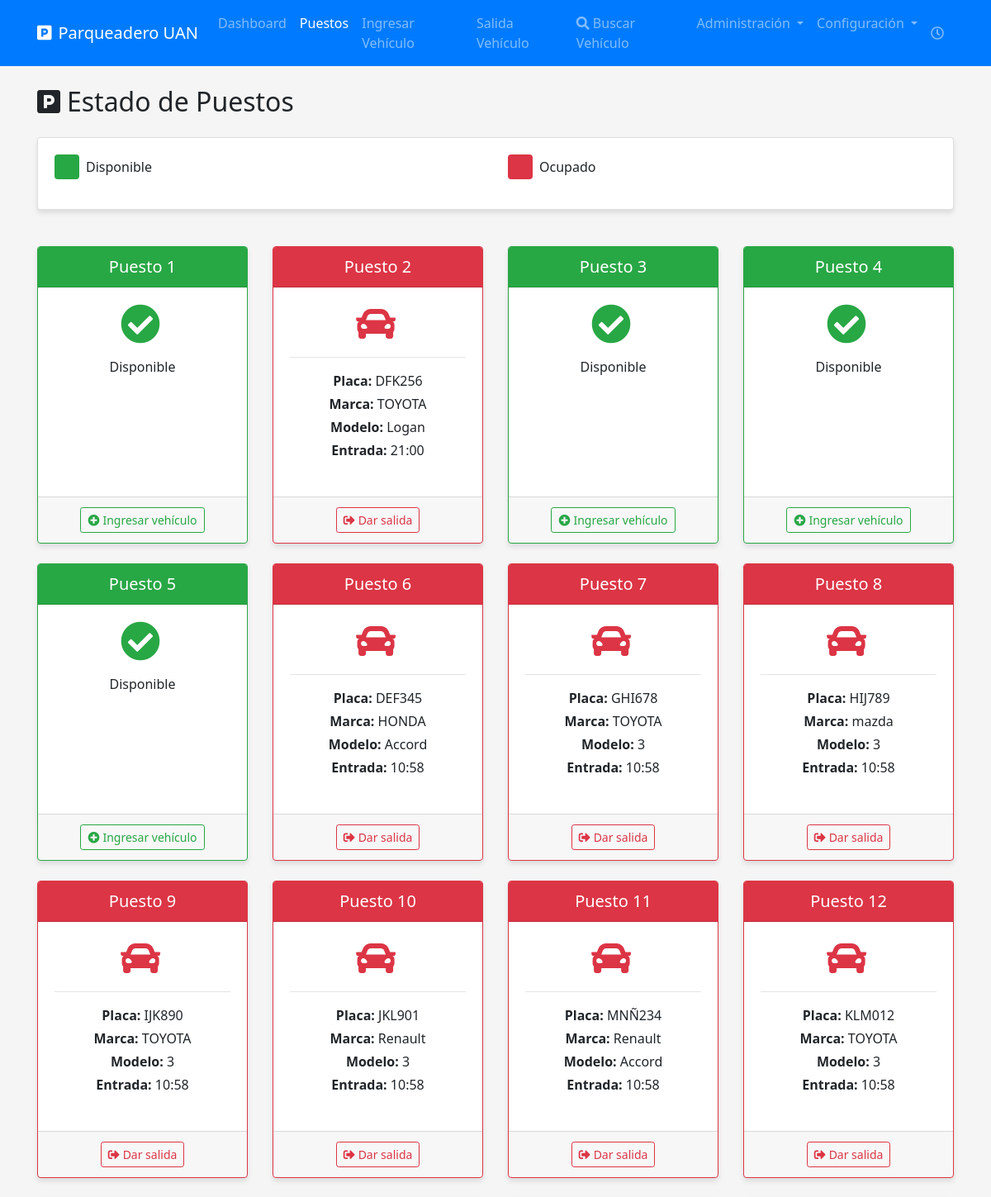
The app's page /puestos (upper part) with its own data.
### models.py (models this page shows, shortened)
class Puesto(Base):
    __tablename__ = "puesto"
    id_puesto = Column(Integer, primary_key=True)
    disponible = Column(Boolean, default=True)
    registros = relationship("RegistroParqueo", back_populates="puesto")

class Vehiculo(Base):
    __tablename__ = "vehiculo"
    placa = Column(String(10), primary_key=True)
    marca = Column(String(50), nullable=True)
    modelo = Column(String(50), nullable=True)
    registros = relationship("RegistroParqueo", back_populates="vehiculo")

class RegistroParqueo(Base):
    __tablename__ = "registro_parqueo"
    id_registro = Column(Integer, primary_key=True, autoincrement=True)
    placa = Column(String(10), ForeignKey("vehiculo.placa"), nullable=False)
    id_puesto = Column(Integer, ForeignKey("puesto.id_puesto"), nullable=False)
    hora_entrada = Column(DateTime, nullable=False)
    hora_salida = Column(DateTime, nullable=True)
    valor_tarifa_aplicada = Column(Float, nullable=False)
    total_pagado = Column(Float, nullable=True)
    id_tarifa = Column(Integer, ForeignKey("tarifa.id_tarifa"), nullable=False)
    puesto = relationship("Puesto", back_populates="registros")
    vehiculo = relationship("Vehiculo", back_populates="registros")
    tarifa = relationship("Tarifa", back_populates="registros")
    __table_args__ = (
        CheckConstraint('hora_entrada <= hora_salida OR hora_salida IS NULL', name='ck_horarios_parqueo'),
        CheckConstraint('time(hora_entrada) >= time("06:00:00") AND time(hora_entrada) <= time("21:00:00")', name='ck_hora_entrada'),
    )

### routes.py (the view)
@routes.route('/puestos')
@auth.login_required
def puestos():
    db = next(get_db())
    puestos = db.query(Puesto).order_by(Puesto.id_puesto).all()
    puestos_info = []
    for puesto in puestos:
        registro = db.query(RegistroParqueo).filter(
            RegistroParqueo.id_puesto == puesto.id_puesto,
            RegistroParqueo.hora_salida == None
        ).first()
        info = {
            'puesto': puesto,
            'registro': registro,
            'vehiculo': registro.vehiculo if registro else None
        }
        puestos_info.append(info)
    return render_template('puestos.html', puestos_info=puestos_info)

### models.py (called while the page is built)
def get_db():
    db = SessionLocal()
    try:
        yield db
    finally:
        db.close()

### templates/puestos.html (shortened to what this page needs)
{% extends 'base.html' %}
{% block content %}
<h2 class="mb-4"><i class="fas fa-parking mr-2"></i>Estado de Puestos</h2>
<div class="row mb-4">
    <div class="col-md-12">
        <div class="card">
            <div class="card-body">
                <div class="row">
                    <div class="col-md-6">
                        <div class="d-flex align-items-center mb-3">
                            <div class="bg-success p-2 text-white rounded mr-2" style="width: 30px; height: 30px;"></div>
                            <span>Disponible</span>
                        </div>
                    </div>
                    <div class="col-md-6">
                        <div class="d-flex align-items-center mb-3">
                            <div class="bg-danger p-2 text-white rounded mr-2" style="width: 30px; height: 30px;"></div>
                            <span>Ocupado</span>
                        </div>
                    </div>
                </div>
            </div>
        </div>
    </div>
</div>
<div class="row">
    {% for info in puestos_info %}
    <div class="col-md-3 mb-4">
        <div class="card h-100 {% if info.puesto.disponible %}border-success{% else %}border-danger{% endif %}">
            <div class="card-header text-white {% if info.puesto.disponible %}bg-success{% else %}bg-danger{% endif %}">
                <h5 class="mb-0 text-center">Puesto {{ info.puesto.id_puesto }}</h5>
            </div>
            <div class="card-body">
                {% if info.puesto.disponible %}
                <div class="text-center">
                    <i class="fas fa-check-circle text-success" style="font-size: 3rem;"></i>
                    <p class="mt-3">Disponible</p>
                </div>
                {% else %}
                <div class="text-center">
                    <i class="fas fa-car text-danger" style="font-size: 3rem;"></i>
                    <hr>
                    <p class="mb-1"><strong>Placa:</strong> {{ info.vehiculo.placa }}</p>
                    {% if info.vehiculo.marca %}
                    <p class="mb-1"><strong>Marca:</strong> {{ info.vehiculo.marca }}</p>
                    {% endif %}
                    {% if info.vehiculo.modelo %}
                    <p class="mb-1"><strong>Modelo:</strong> {{ info.vehiculo.modelo }}</p>
                    {% endif %}
                    <p class="mb-1">
                        <strong>Entrada:</strong> {{ info.registro.hora_entrada.strftime('%H:%M') }}
                    </p>
                </div>
                {% endif %}
            </div>
            <div class="card-footer text-center">
                {% if info.puesto.disponible %}
                <a href="{{ url_for('routes.ingresar_carro') }}" class="btn btn-outline-success btn-sm">
                    <i class="fas fa-plus-circle mr-1"></i>Ingresar vehículo
                </a>
                {% else %}
                <form action="{{ url_for('routes.salida_carro') }}" method="post">
                    <button type="submit" class="btn btn-outline-danger btn-sm">
                        <i class="fas fa-sign-out-alt mr-1"></i>Dar salida
                    </button>
                </form>
                {% endif %}
            </div>
        </div>
    </div>
    {% endfor %}
</div>
{% endblock %}

### static/css/styles.css (style rules this page uses)
body { font-family: 'Segoe UI', Tahoma, Geneva, Verdana, sans-serif; background-color: #f5f5f5; min-height: 100vh; display: flex; flex-direction: column; }
.card { transition: transform 0.3s ease; margin-bottom: 20px; box-shadow: 0 4px 6px rgba(0, 0, 0, 0.1); }
.fas, .far { margin-right: 5px; }

### records on screen
Puesto: puesto.id_puesto "1", disponible True (drawn)
Puesto: puesto.id_puesto "2", disponible False (drawn)
Vehiculo: vehiculo.placa "DFK256", vehiculo.marca "TOYOTA", vehiculo.modelo "Logan"
RegistroParqueo: registro.hora_entrada "21:00"
Puesto: puesto.id_puesto "3", disponible True (drawn)
Puesto: puesto.id_puesto "4", disponible True (drawn)
Puesto: puesto.id_puesto "5", disponible True (drawn)
Puesto: puesto.id_puesto "6", disponible False (drawn)
Vehiculo: vehiculo.placa "DEF345", vehiculo.marca "HONDA", vehiculo.modelo "Accord"
RegistroParqueo: registro.hora_entrada "10:58"
Puesto: puesto.id_puesto "7", disponible False (drawn)
Vehiculo: vehiculo.placa "GHI678", vehiculo.marca "TOYOTA", vehiculo.modelo "3"
RegistroParqueo: registro.hora_entrada "10:58"
Puesto: puesto.id_puesto "8", disponible False (drawn)
Vehiculo: vehiculo.placa "HIJ789", vehiculo.marca "mazda", vehiculo.modelo "3"
RegistroParqueo: registro.hora_entrada "10:58"
Puesto: puesto.id_puesto "9", disponible False (drawn)
Vehiculo: vehiculo.placa "IJK890", vehiculo.marca "TOYOTA", vehiculo.modelo "3"
RegistroParqueo: registro.hora_entrada "10:58"
Puesto: puesto.id_puesto "10", disponible False (drawn)
Vehiculo: vehiculo.placa "JKL901", vehiculo.marca "Renault", vehiculo.modelo "3"
RegistroParqueo: registro.hora_entrada "10:58"
Puesto: puesto.id_puesto "11", disponible False (drawn)
Vehiculo: vehiculo.placa "MNÑ234", vehiculo.marca "Renault", vehiculo.modelo "Accord"
RegistroParqueo: registro.hora_entrada "10:58"
Puesto: puesto.id_puesto "12", disponible False (drawn)
Vehiculo: vehiculo.placa "KLM012", vehiculo.marca "TOYOTA", vehiculo.modelo "3"
RegistroParqueo: registro.hora_entrada "10:58"
